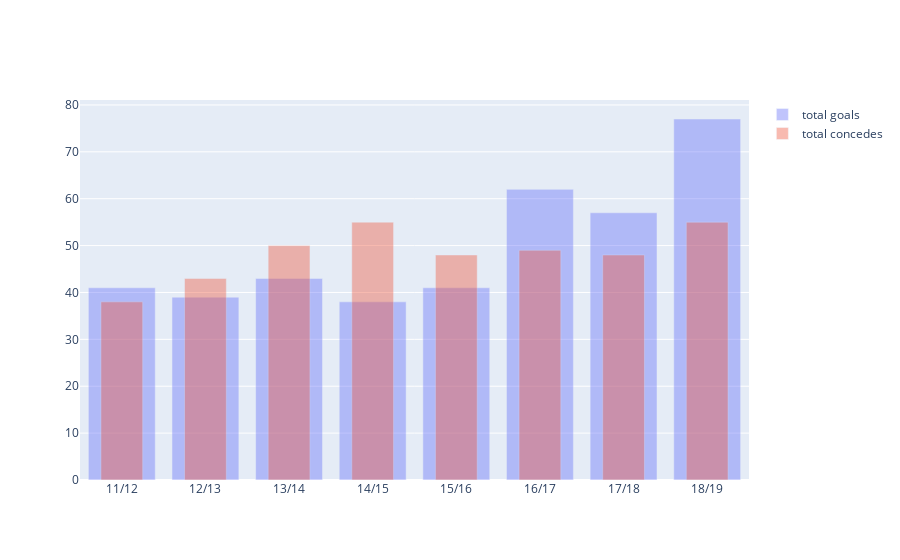

Write notebook code for a chart like this one.
### Markdown cell above
## Visualization

### Code cell
#home_stat
fig = compare_histograms(my_tot_stats, vs_tot_stats, 'Goal', 'total goals', 'total concedes')
fig.show()

### Figure 1 — Plotly figure (JSON) as saved in the notebook; plotly's stock layout.template omitted (floating-point values rounded to 4 significant figures)
{"data": [{"name": "total goals", "opacity": 0.4, "type": "bar", "x": ["11/12", "12/13", "13/14", "14/15", "15/16", "16/17", "17/18", "18/19"], "y": [41, 39, 43, 38, 41, 62, 57, 77]}, {"name": "total concedes", "opacity": 0.4, "type": "bar", "width": 0.5, "x": ["11/12", "12/13", "13/14", "14/15", "15/16", "16/17", "17/18", "18/19"], "y": [38, 43, 50, 55, 48, 49, 48, 55]}], "layout": {"barmode": "overlay"}}
